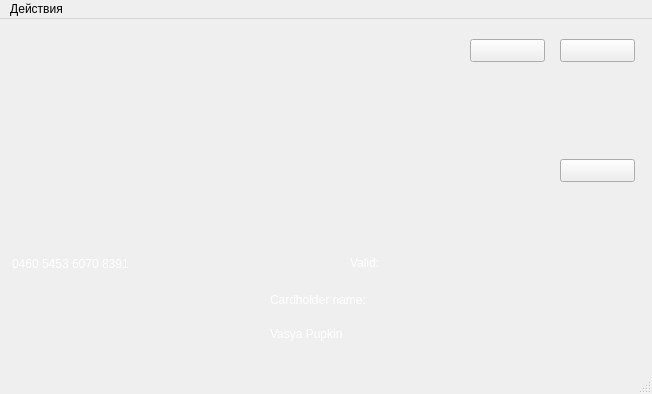
<?xml version="1.0" encoding="UTF-8"?>
<ui version="4.0">
 <class>Card</class>
 <widget class="QMainWindow" name="Card">
  <property name="geometry">
   <rect>
    <x>0</x>
    <y>0</y>
    <width>652</width>
    <height>394</height>
   </rect>
  </property>
  <property name="windowTitle">
   <string>Card</string>
  </property>
  <widget class="QWidget" name="centralwidget">
   <widget class="QLabel" name="numlab">
    <property name="geometry">
     <rect>
      <x>12</x>
      <y>220</y>
      <width>291</width>
      <height>50</height>
     </rect>
    </property>
    <property name="styleSheet">
     <string notr="true">font: 75 24pt &quot;Segoe UI&quot;;
color: rgb(255, 255, 255);</string>
    </property>
    <property name="frameShape">
     <enum>QFrame::NoFrame</enum>
    </property>
    <property name="text">
     <string>0460 5453 6070 8391</string>
    </property>
   </widget>
   <widget class="QLabel" name="valid">
    <property name="geometry">
     <rect>
      <x>350</x>
      <y>223</y>
      <width>151</width>
      <height>41</height>
     </rect>
    </property>
    <property name="styleSheet">
     <string notr="true">font: 75 16pt &quot;Segoe UI&quot;;
color: rgb(255, 255, 255);</string>
    </property>
    <property name="text">
     <string>Valid:</string>
    </property>
   </widget>
   <widget class="QLabel" name="name">
    <property name="geometry">
     <rect>
      <x>270</x>
      <y>290</y>
      <width>291</width>
      <height>50</height>
     </rect>
    </property>
    <property name="styleSheet">
     <string notr="true">font: 75 24pt &quot;Segoe UI&quot;;
color: rgb(255, 255, 255);</string>
    </property>
    <property name="frameShape">
     <enum>QFrame::NoFrame</enum>
    </property>
    <property name="text">
     <string>Vasya Pupkin</string>
    </property>
   </widget>
   <widget class="QLabel" name="CHNM">
    <property name="geometry">
     <rect>
      <x>270</x>
      <y>270</y>
      <width>181</width>
      <height>21</height>
     </rect>
    </property>
    <property name="styleSheet">
     <string notr="true">font: 75 16pt &quot;Segoe UI&quot;;
color: rgb(255, 255, 255);</string>
    </property>
    <property name="text">
     <string>Cardholder name:</string>
    </property>
   </widget>
   <widget class="QPushButton" name="PIN">
    <property name="geometry">
     <rect>
      <x>470</x>
      <y>20</y>
      <width>75</width>
      <height>23</height>
     </rect>
    </property>
    <property name="text">
     <string/>
    </property>
   </widget>
   <widget class="QPushButton" name="balance_info">
    <property name="geometry">
     <rect>
      <x>560</x>
      <y>20</y>
      <width>75</width>
      <height>23</height>
     </rect>
    </property>
    <property name="text">
     <string/>
    </property>
   </widget>
   <widget class="QPushButton" name="base_balance">
    <property name="geometry">
     <rect>
      <x>560</x>
      <y>140</y>
      <width>75</width>
      <height>23</height>
     </rect>
    </property>
    <property name="text">
     <string/>
    </property>
   </widget>
  </widget>
  <widget class="QMenuBar" name="menubar">
   <property name="geometry">
    <rect>
     <x>0</x>
     <y>0</y>
     <width>652</width>
     <height>21</height>
    </rect>
   </property>
   <widget class="QMenu" name="menu">
    <property name="title">
     <string>Действия</string>
    </property>
    <addaction name="buy_smth"/>
    <addaction name="returnbuy"/>
    <addaction name="is_working"/>
    <addaction name="balance"/>
    <addaction name="work_end"/>
   </widget>
   <addaction name="menu"/>
  </widget>
  <widget class="QStatusBar" name="statusbar"/>
  <action name="buy_smth">
   <property name="text">
    <string>Совершить покупку</string>
   </property>
  </action>
  <action name="returnbuy">
   <property name="text">
    <string>Вернуть товар</string>
   </property>
  </action>
  <action name="is_working">
   <property name="text">
    <string>Проверить работу карты</string>
   </property>
  </action>
  <action name="balance">
   <property name="text">
    <string>Проверить баланс карты</string>
   </property>
  </action>
  <action name="work_end">
   <property name="text">
    <string>Закончить работу с картой</string>
   </property>
  </action>
 </widget>
 <resources/>
 <connections/>
</ui>
